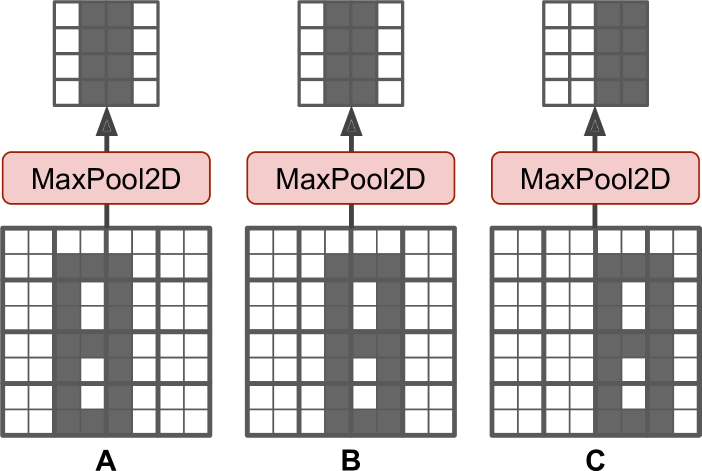
#> input picture 10_neural/doc/images/maxpool2d.jpg, 1403 x 942 px (shown at 1/2 size)
$ jupyter execute --allow-errors 10_neural.ipynb
#> lines starting #> are read from the running program, lines starting #| are printed output that depends on the picture
[cell 1]
import os
import numpy as np
import matplotlib.pyplot as plt

import numpy as np
import matplotlib.pyplot as plt
from sklearn.datasets import make_classification
from sklearn.model_selection import train_test_split
from sklearn.linear_model import Perceptron
from sklearn.metrics import accuracy_score

IMAGES_PATH='.'

def save_fig(fig_id, tight_layout=False, fig_extension="png", resolution=300):
    path = os.path.join(IMAGES_PATH, fig_id + "." + fig_extension)
    print("Saving figure", fig_id)
    if tight_layout:
        plt.tight_layout()
    plt.savefig(path, format=fig_extension, dpi=resolution)

[cell 2]
# Activation functions
def sigmoid(x):
    return 1 / (1 + np.exp(-x))

def tanh(x):
    return np.tanh(x)

def relu(x):
    return np.maximum(0, x)

def leaky_relu(x, alpha=0.01):
    return np.where(x >= 0, x, alpha * x)

def elu(x, alpha=1.0):
    return np.where(x >= 0, x, alpha * (np.exp(x) - 1))

def swish(x):
    return x * sigmoid(x)

# Activation function names and definitions
activation_functions = [
    (sigmoid, "Sigmoid\nf(x) = 1 / (1 + exp(-x))"),
    (tanh, "Tanh\nf(x) = tanh(x)"),
    (relu, "ReLU\nf(x) = max(0, x)"),
    (leaky_relu, "Leaky ReLU\nf(x) = x if x>=0; αx if x<0"),
    (elu, "ELU\nf(x) = x if x>=0; α(exp(x)-1) if x<0"),
    (swish, "Swish\nf(x) = x * sigmoid(x)")
]

activation_functions = [
    (sigmoid, "Sigmoid"),
    (tanh, "Tanh"),
    (relu, "ReLU"),
    (leaky_relu, "Leaky ReLU"),
    (elu, "ELU"),
    (swish, "Swish")
]

# Create a 3x2 grid of subplots
fig, axes = plt.subplots(3, 2, figsize=(10, 12))

# Plot each activation function
for idx, (func, definition) in enumerate(activation_functions):
    row = idx // 2
    col = idx % 2
    x = np.linspace(-5, 5, 200)
    y = func(x)

    ax = axes[row, col]
    ax.set_title(definition, fontsize=20)  # Larger titles
    ax.grid(False)  # Turn off the grid
    ax.set_xlim([-4, 4])
    ax.set_ylim([-1.5, 1.2])

    # Display main axes
    ax.spines['left'].set_position('zero')
    ax.spines['bottom'].set_position('zero')
    ax.spines['right'].set_color('none')
    ax.spines['top'].set_color('none')

    ax.xaxis.set_ticks_position('bottom')
    ax.yaxis.set_ticks_position('left')
    ax.plot(x, y, linewidth=4)  # Thicker lines

plt.tight_layout()
plt.subplots_adjust(top=0.9)  # Adjust the top margin for the suptitle
save_fig('neural_2')
#> in save_fig, `plt.savefig(path, format=fig_extension, dpi=resolution)`:
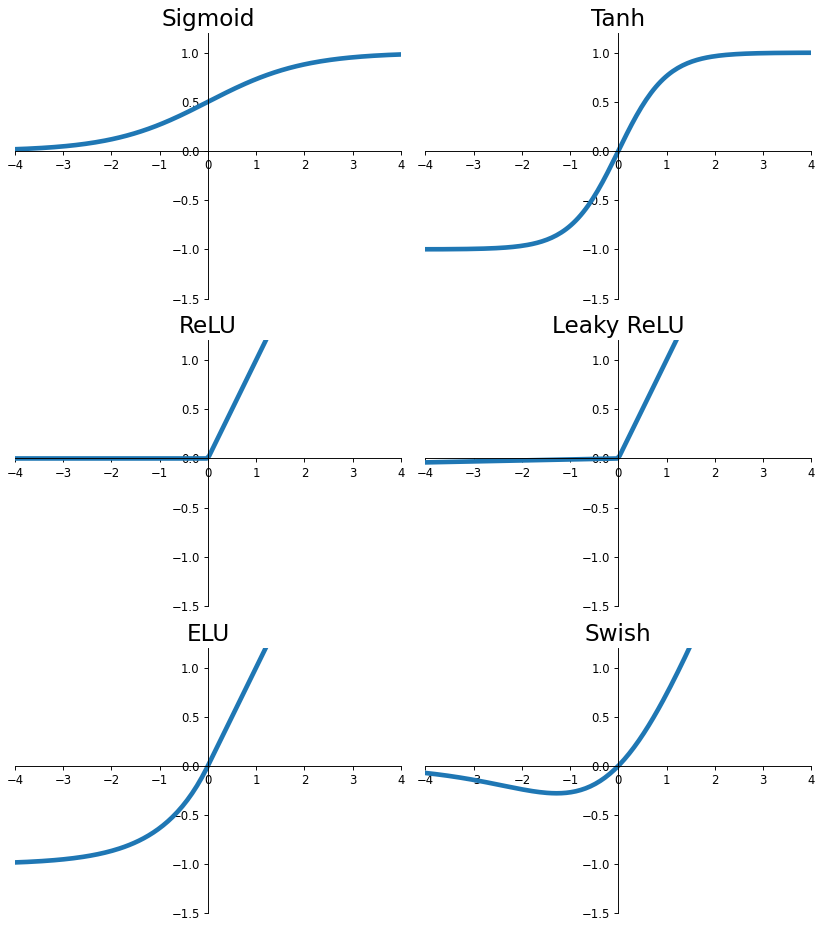
#> figure drawn by matplotlib, 6 panels; panel 1: curve peaks at x = 5, y = 0.993; panel 2: curve peaks at x = 5, y = 1; panel 3: curve peaks at x = 5, y = 5; panel 4: curve peaks at x = 5, y = 5
plt.show()

[cell 3]
rs = 0
# Generate a simple dataset
X, y = make_classification(n_samples=100, n_features=2, n_redundant=0, n_clusters_per_class=1, random_state=rs)
X_train, X_test, y_train, y_test = train_test_split(X, y, test_size=0.3, random_state=rs)

# Define the perceptron model
model = Perceptron(max_iter=1, tol=None, random_state=rs)  # max_iter=1 for manual epoch control

# Number of epochs for training
epochs = 20

# Function to plot decision boundary
def plot_decision_boundary(model, epoch, ax, id):
    coef = model.coef_[0]
    intercept = model.intercept_
    x_boundary = np.linspace(X[:, 0].min(), X[:, 0].max(), 2)
    y_boundary = -(coef[0] / coef[1]) * x_boundary - intercept / coef[1]

    plt.figure(figsize=(5, 3))
    plt.scatter(X[:, 0], X[:, 1], c=y, cmap='Paired', edgecolor='k', s=20)
    plt.plot(x_boundary, y_boundary, 'r--')
    plt.title(f'Iteráció: {epoch}')
    plt.xlabel(r'$x_1$')
    plt.ylabel(r'$x_2$')
    plt.tight_layout()
    plt.ylim([-3, 2])
    save_fig(f'neural_{id}')
    plt.show()


selected_epochs = [0, 5, 10, 20]
# Initialize a list to store accuracy values
accuracy_per_epoch = []
start_id = 3

# Train the model and plot decision boundary for selected epochs
for epoch in range(1, epochs + 1):
    model.partial_fit(X_train, y_train, classes=np.unique(y))  # Train for one epoch
    # Calculate and store the accuracy after each epoch
    y_pred = model.predict(X_test)
    accuracy = accuracy_score(y_test, y_pred)
    accuracy_per_epoch.append(accuracy)
    # Plot the decision boundary at selected epochs
    if epoch in selected_epochs:
        plot_decision_boundary(model, epoch, None, start_id)
        start_id +=1

# Plot the accuracy graph
plt.figure(figsize=(5, 3))
plt.plot(range(1, epochs + 1), accuracy_per_epoch, marker='o', linestyle='-')
plt.title('Perceptron pontossága iterációnként')
plt.xlabel('Iteráció')
plt.ylabel('Pontosság')
plt.tight_layout()
save_fig(f'neural_{start_id}')
#> in save_fig (call 5), `plt.savefig(path, format=fig_extension, dpi=resolution)`:
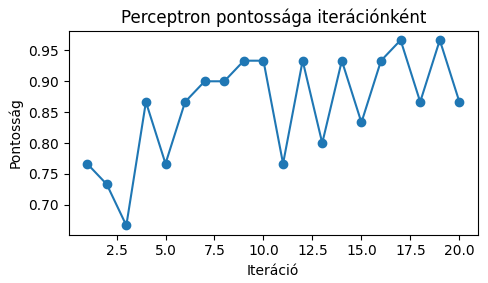
#> figure drawn by matplotlib, 1 panel; curve peaks at x = 17, y = 0.967
plt.show()

[cell 4]
import matplotlib.pyplot as plt
import numpy as np

# Define the epochs
epochs = np.linspace(0, 10, 100)

# Simulate loss curves for different learning rates
# These are not based on actual data, just a representation for visualization
def loss_curve(epochs: np.ndarray, lr: float) -> np.ndarray:
    """Simulate a loss curve given epochs and a learning rate."""
    return np.exp(-lr * epochs) + lr * 0.1 * (np.random.rand(len(epochs)) - 0.5)

# Loss curves for different scenarios
loss_too_high = loss_curve(epochs, 1.5) * 3  # Diverges
loss_too_small = loss_curve(epochs, 0.05) + 0.5  # Converges slowly
loss_suboptimal = loss_curve(epochs, 0.3)  # Converges suboptimally
loss_just_right = loss_curve(epochs, 0.7) - 0.3  # Converges optimally
loss_perfect = np.concatenate([loss_curve(epochs[:50], 0.7), loss_curve(epochs[50:], 0.1)]) - 0.3  # Learning rate annealing

# Create the plot
#plt.figure(figsize=(15, 7.5))
plt.figure(figsize=(10, 7))
# Plot each loss curve
plt.plot(epochs, loss_too_high, color='red', label=r'$\alpha$ Nagyon magas: divergál')
plt.plot(epochs, loss_too_small, color='orange', label=r'$\alpha$ Túl alacsony: lassú')
plt.plot(epochs, loss_suboptimal, color='purple', label=r'$\alpha$ Túl magas: szuboptimális')
plt.plot(epochs, loss_just_right, color='green', label=r'$\alpha$ Megfelelő')
#plt.plot(epochs, loss_perfect, color='green', linestyle='dashed', label='Start with a high learning rate then reduce it: perfect!')

# Annotating the plot
plt.annotate(r'$\alpha$ Nagyon magas: divergál', xy=(epochs[10] + .2, loss_too_high[10]), xytext=(epochs[5], loss_too_high[5] + 0.3), arrowprops=dict(facecolor='red', shrink=0.05))
plt.annotate(r'$\alpha$ Túl alacsony: lassú', xy=(epochs[-1], loss_too_small[-1]), xytext=(epochs[-1] - 3, loss_too_small[-1] + 0.2), arrowprops=dict(facecolor='orange', shrink=0.05))
plt.annotate(r'$\alpha$ Túl magas: szuboptimális', xy=(epochs[-1], loss_suboptimal[-1]), xytext=(epochs[-1] - 3, loss_suboptimal[-1] + .5), arrowprops=dict(facecolor='purple', shrink=0.05))
plt.annotate(r'$\alpha$ Megfelelő', xy=(epochs[-1], loss_just_right[-1]), xytext=(epochs[-1] - 1.5, loss_just_right[-1] - .3), arrowprops=dict(facecolor='green', shrink=0.05))
#plt.annotate('Start with a high learning rate then reduce it: perfect!', xy=(epochs[50], loss_perfect[50]), xytext=(epochs[25], loss_perfect[25] - 0.4), arrowprops=dict(facecolor='green', shrink=0.05))

# Labels and title
plt.xlabel('Tanítási időszak')
plt.ylabel('Költség')
plt.title('Tanulási sebesség hatása a konvergenciára')
plt.legend()

# Show the plot
save_fig('neural_7')
#> in save_fig (call 6), `plt.savefig(path, format=fig_extension, dpi=resolution)`:
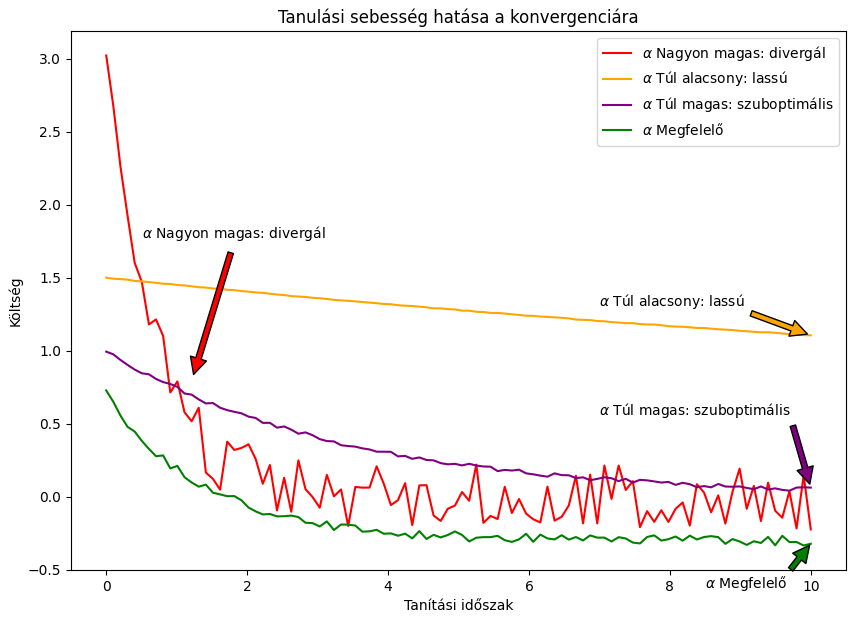
#> figure drawn by matplotlib, 1 panel; curve peaks at x = 0, y = 3.02; curve peaks at x = 0, y = 1.5; curve peaks at x = 0, y = 0.994
plt.show()

[cell 5]
import cv2
import numpy as np
import matplotlib.pyplot as plt
from scipy.signal import convolve2d

image = cv2.imread('./Lenna.png')
#> (the rest of this cell did not finish here and is left out)

[cell 6]
# Display the original image
plt.figure(figsize=(5, 5))
#> (the rest of this cell did not finish here and is left out)

[cell 7]
# Load your image
image = cv2.imread('maxpool2d.jpg')
#> image is the input picture: shape (942, 1403, 3); mean B, G, R 203.6, 203.8, 208.2

# Get the height and width of the image
height, width, _ = image.shape

# Function to find the left and right cropping indices
def find_crop_indices(slice_image):
    # Convert the slice to grayscale
    gray_slice = cv2.cvtColor(slice_image, cv2.COLOR_BGR2GRAY)

    # Find the leftmost non-white column
    left_crop_index = next((i for i, col in enumerate(gray_slice.T) if not np.all(col > 150)), 0)

    # Find the rightmost non-white column (reverse order)
    right_crop_index = width - next((i for i, col in enumerate(gray_slice.T[::-1]) if not np.all(col > 150)), 0)

    return left_crop_index, right_crop_index

# Calculate the x-axis slice positions
slice1_start = 0
slice1_end = width // 3
slice2_start = width // 3
slice2_end = (2 * width) // 3
slice3_start = (2 * width) // 3
slice3_end = width

# Slice the image into three equal parts along the x-axis
slice1 = image[:, slice1_start:slice1_end]
slice2 = image[:, slice2_start:slice2_end]
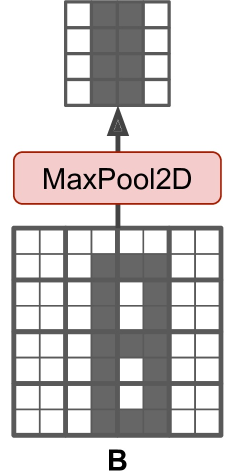
#> slice2: shape (942, 468, 3) (shown at 1/2 size); mean B, G, R 203.6, 203.8, 208.1
slice3 = image[:, slice3_start:slice3_end]
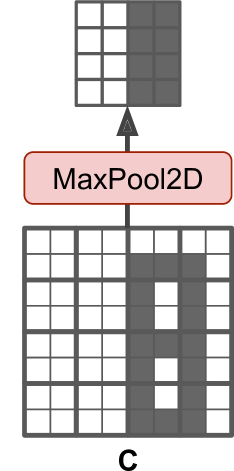
#> slice3: shape (942, 468, 3) (shown at 1/2 size); mean B, G, R 203.7, 204, 208.3

# Find the left and right cropping indices for each slice
left_crop1, right_crop1 = find_crop_indices(slice1)
#> in find_crop_indices, `gray_slice = cv2.cvtColor(slice_image, cv2.COLOR_BGR2GRAY)`:
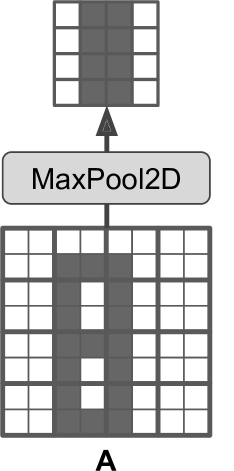
#> gray_slice: shape (942, 467) (shown at 1/2 size); min 0, max 255, mean 205.1
#> in find_crop_indices, `left_crop_index = next((i for i, col in enumerate(gray_slice.T) if not..`: left_crop_index = 0
#> in find_crop_indices, `right_crop_index = width - next((i for i, col in enumerate(gray_slice...`: right_crop_index = 1361
#> left_crop1 = 0; right_crop1 = 1361
left_crop2, right_crop2 = find_crop_indices(slice2)
#> in find_crop_indices (call 2), `gray_slice = cv2.cvtColor(slice_image, cv2.COLOR_BGR2GRAY)`:
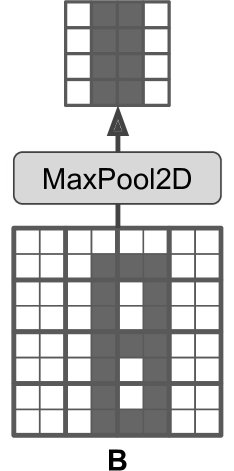
#> gray_slice: shape (942, 468) (shown at 1/2 size); min 0, max 255, mean 205.1
#> in find_crop_indices (call 2), `left_crop_index = next((i for i, col in enumerate(gray_slice.T) if not..`: left_crop_index = 23
#> in find_crop_indices (call 2), `right_crop_index = width - next((i for i, col in enumerate(gray_slice...`: right_crop_index = 1382
#> left_crop2 = 23; right_crop2 = 1382
left_crop3, right_crop3 = find_crop_indices(slice3)
#> in find_crop_indices (call 3), `gray_slice = cv2.cvtColor(slice_image, cv2.COLOR_BGR2GRAY)`:
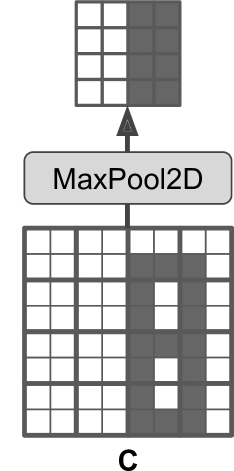
#> gray_slice: shape (942, 468) (shown at 1/2 size); min 0, max 255, mean 205.3
#> in find_crop_indices (call 3), `left_crop_index = next((i for i, col in enumerate(gray_slice.T) if not..`: left_crop_index = 44
#> in find_crop_indices (call 3), `right_crop_index = width - next((i for i, col in enumerate(gray_slice...`: right_crop_index = 1403
#> left_crop3 = 44; right_crop3 = 1403

# Crop the slices based on the cropping indices
slice1_cropped = slice1[:, left_crop1:right_crop1]
slice2_cropped = slice2[:, left_crop2:right_crop2]
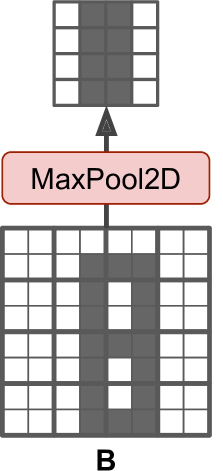
#> slice2_cropped: shape (942, 445, 3) (shown at 1/2 size); mean B, G, R 200.9, 201.2, 205.8
slice3_cropped = slice3[:, left_crop3:right_crop3]
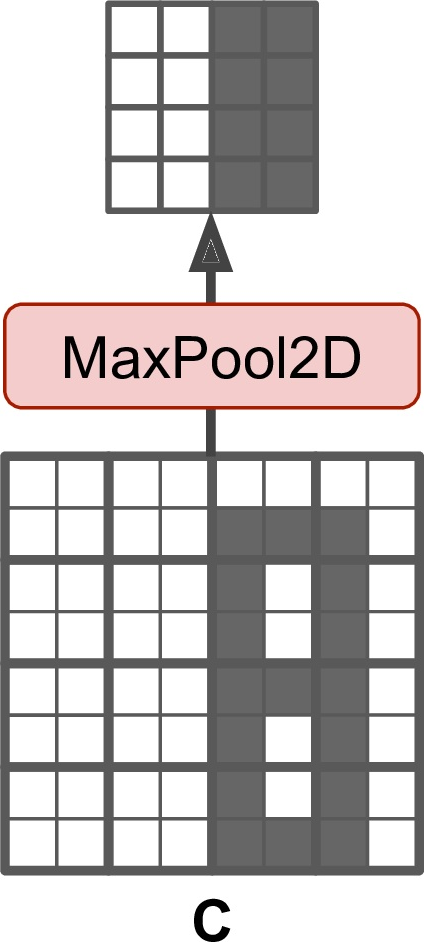
#> slice3_cropped: shape (942, 424, 3); mean B, G, R 198.4, 198.7, 203.5

fs = (5, 5)

plt.figure(figsize=fs)
plt.imshow(slice1_cropped)
plt.axis('off')
save_fig('neural_24')
plt.show()

plt.figure(figsize=fs)
plt.imshow(slice2_cropped)
plt.axis('off')
save_fig('neural_25')
plt.show()

plt.figure(figsize=fs)
plt.imshow(slice3_cropped)
plt.axis('off')
save_fig('neural_26')
plt.show()

$ run again, with 10_neural/doc/images/neural_1.png saved as 10_neural/doc/images/maxpool2d.jpg
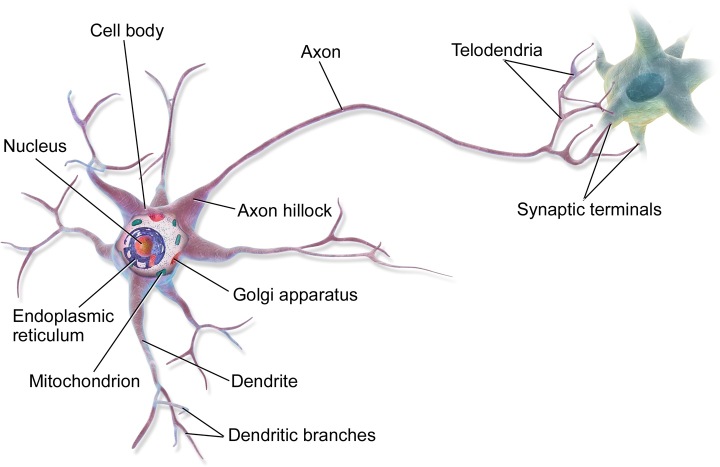
#> input picture 10_neural/doc/images/neural_1.png, 1440 x 933 px (shown at 1/2 size)
#> image is the input picture: shape (933, 1440, 3); mean B, G, R 242.9, 241.8, 242.6
#> left_crop_index = 2
#> right_crop_index = 1440
#> left_crop1 = 2; right_crop1 = 1440
#> left_crop2 = 0; right_crop2 = 1440
#> in find_crop_indices (call 3), `gray_slice = cv2.cvtColor(slice_image, cv2.COLOR_BGR2GRAY)`:
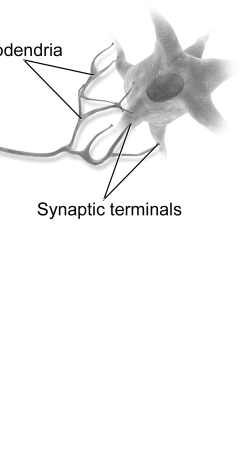
#> gray_slice: shape (933, 480) (shown at 1/2 size); min 0, max 255, mean 243.6
#> right_crop_index = 1385
#> left_crop3 = 0; right_crop3 = 1385
#> `slice1_cropped = slice1[:, left_crop1:right_crop1]`:
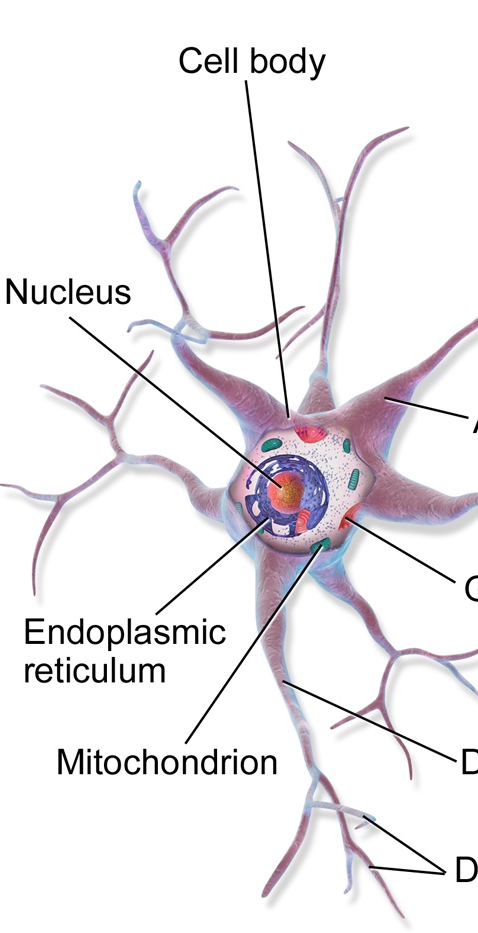
#> slice1_cropped: shape (933, 478, 3); mean B, G, R 236.9, 234, 236.7

$ run again, with 10_neural/doc/images/neural_10.png saved as 10_neural/doc/images/maxpool2d.jpg
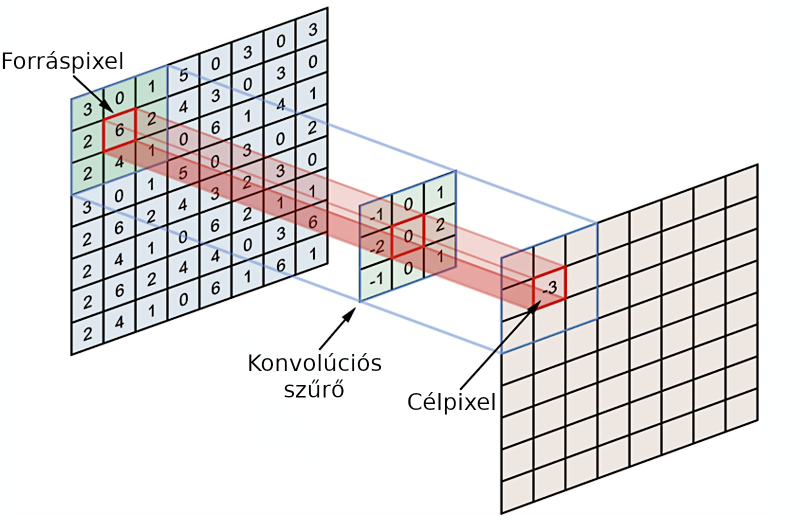
#> input picture 10_neural/doc/images/neural_10.png, 1600 x 1040 px (shown at 1/2 size)
#> image is the input picture: shape (1040, 1600, 3); mean B, G, R 229, 229.2, 231.5
#> left_crop_index = 6
#> right_crop_index = 1600
#> left_crop1 = 6; right_crop1 = 1600
#> left_crop2 = 0; right_crop2 = 1600
#> gray_slice: shape (1040, 534)
#> left_crop3 = 0; right_crop3 = 1517
#> `slice1_cropped = slice1[:, left_crop1:right_crop1]`:
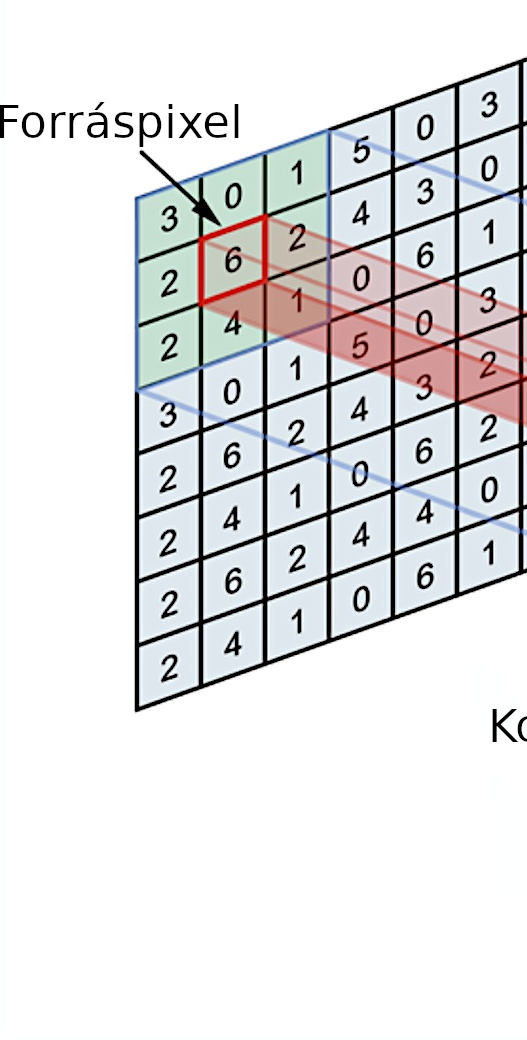
#> slice1_cropped: shape (1040, 527, 3); mean B, G, R 227, 226, 225.8
